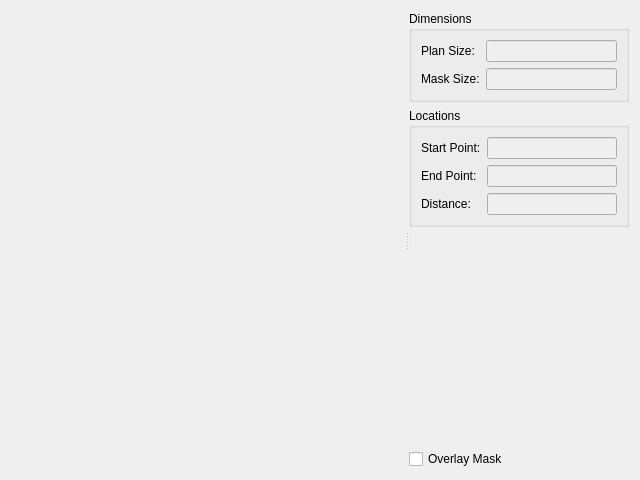
<?xml version="1.0" encoding="UTF-8"?>
<ui version="4.0">
 <class>MeasureFloorWidget</class>
 <widget class="QWidget" name="MeasureFloorWidget">
  <property name="geometry">
   <rect>
    <x>0</x>
    <y>0</y>
    <width>640</width>
    <height>480</height>
   </rect>
  </property>
  <property name="windowTitle">
   <string>Form</string>
  </property>
  <layout class="QHBoxLayout" name="horizontalLayout">
   <item>
    <widget class="QSplitter" name="splitter">
     <property name="orientation">
      <enum>Qt::Horizontal</enum>
     </property>
     <widget class="QFrame" name="frame_1">
      <property name="sizePolicy">
       <sizepolicy hsizetype="MinimumExpanding" vsizetype="MinimumExpanding">
        <horstretch>100</horstretch>
        <verstretch>100</verstretch>
       </sizepolicy>
      </property>
      <property name="minimumSize">
       <size>
        <width>160</width>
        <height>0</height>
       </size>
      </property>
      <property name="frameShape">
       <enum>QFrame::NoFrame</enum>
      </property>
      <property name="frameShadow">
       <enum>QFrame::Plain</enum>
      </property>
      <property name="lineWidth">
       <number>0</number>
      </property>
      <layout class="QHBoxLayout" name="horizontalLayout_1">
       <item>
        <widget class="ImageGrid" name="m_imageGrid" native="true">
         <property name="sizePolicy">
          <sizepolicy hsizetype="Expanding" vsizetype="Expanding">
           <horstretch>100</horstretch>
           <verstretch>100</verstretch>
          </sizepolicy>
         </property>
        </widget>
       </item>
      </layout>
     </widget>
     <widget class="QFrame" name="measurementsFrame">
      <property name="sizePolicy">
       <sizepolicy hsizetype="Preferred" vsizetype="Preferred">
        <horstretch>1</horstretch>
        <verstretch>0</verstretch>
       </sizepolicy>
      </property>
      <property name="minimumSize">
       <size>
        <width>220</width>
        <height>0</height>
       </size>
      </property>
      <property name="frameShape">
       <enum>QFrame::NoFrame</enum>
      </property>
      <property name="frameShadow">
       <enum>QFrame::Plain</enum>
      </property>
      <property name="lineWidth">
       <number>0</number>
      </property>
      <layout class="QVBoxLayout" name="verticalLayout">
       <property name="margin">
        <number>0</number>
       </property>
       <item>
        <layout class="QHBoxLayout" name="horizontalLayout_2">
         <item>
          <layout class="QVBoxLayout" name="verticalLayout_1">
           <property name="margin">
            <number>0</number>
           </property>
           <item>
            <widget class="QGroupBox" name="groupBox_2">
             <property name="title">
              <string>Dimensions</string>
             </property>
             <layout class="QHBoxLayout" name="horizontalLayout_3">
              <item>
               <layout class="QFormLayout" name="formLayout_2">
                <item row="0" column="0">
                 <widget class="QLabel" name="planSizeLabel">
                  <property name="text">
                   <string>Plan Size:</string>
                  </property>
                 </widget>
                </item>
                <item row="0" column="1">
                 <widget class="QLineEdit" name="m_planSizeEdit">
                  <property name="enabled">
                   <bool>false</bool>
                  </property>
                 </widget>
                </item>
                <item row="1" column="0">
                 <widget class="QLabel" name="maskSizeLabel">
                  <property name="text">
                   <string>Mask Size:</string>
                  </property>
                 </widget>
                </item>
                <item row="1" column="1">
                 <widget class="QLineEdit" name="m_maskSizeEdit">
                  <property name="enabled">
                   <bool>false</bool>
                  </property>
                 </widget>
                </item>
               </layout>
              </item>
             </layout>
            </widget>
           </item>
           <item>
            <widget class="QGroupBox" name="groupBox_3">
             <property name="title">
              <string>Locations</string>
             </property>
             <layout class="QHBoxLayout" name="horizontalLayout_4">
              <item>
               <layout class="QFormLayout" name="formLayout_3">
                <property name="fieldGrowthPolicy">
                 <enum>QFormLayout::AllNonFixedFieldsGrow</enum>
                </property>
                <item row="0" column="0">
                 <widget class="QLabel" name="startPointLabel">
                  <property name="text">
                   <string>Start Point:</string>
                  </property>
                 </widget>
                </item>
                <item row="0" column="1">
                 <widget class="QLineEdit" name="m_startPointEdit">
                  <property name="enabled">
                   <bool>false</bool>
                  </property>
                 </widget>
                </item>
                <item row="1" column="0">
                 <widget class="QLabel" name="endPointLabel">
                  <property name="text">
                   <string>End Point:</string>
                  </property>
                 </widget>
                </item>
                <item row="1" column="1">
                 <widget class="QLineEdit" name="m_endPointEdit">
                  <property name="enabled">
                   <bool>false</bool>
                  </property>
                 </widget>
                </item>
                <item row="3" column="0">
                 <widget class="QLabel" name="distanceLabel">
                  <property name="text">
                   <string>Distance:</string>
                  </property>
                 </widget>
                </item>
                <item row="3" column="1">
                 <widget class="QLineEdit" name="m_distanceEdit">
                  <property name="enabled">
                   <bool>false</bool>
                  </property>
                 </widget>
                </item>
               </layout>
              </item>
             </layout>
            </widget>
           </item>
           <item>
            <spacer name="verticalSpacer">
             <property name="orientation">
              <enum>Qt::Vertical</enum>
             </property>
             <property name="sizeHint" stdset="0">
              <size>
               <width>20</width>
               <height>40</height>
              </size>
             </property>
            </spacer>
           </item>
           <item>
            <widget class="QCheckBox" name="m_overlayMask">
             <property name="enabled">
              <bool>true</bool>
             </property>
             <property name="text">
              <string>Overlay Mask</string>
             </property>
            </widget>
           </item>
          </layout>
         </item>
        </layout>
       </item>
      </layout>
     </widget>
    </widget>
   </item>
  </layout>
 </widget>
 <customwidgets>
  <customwidget>
   <class>ImageGrid</class>
   <extends>QWidget</extends>
   <header>ImageGrid.h</header>
   <container>1</container>
  </customwidget>
 </customwidgets>
 <resources/>
 <connections/>
</ui>
